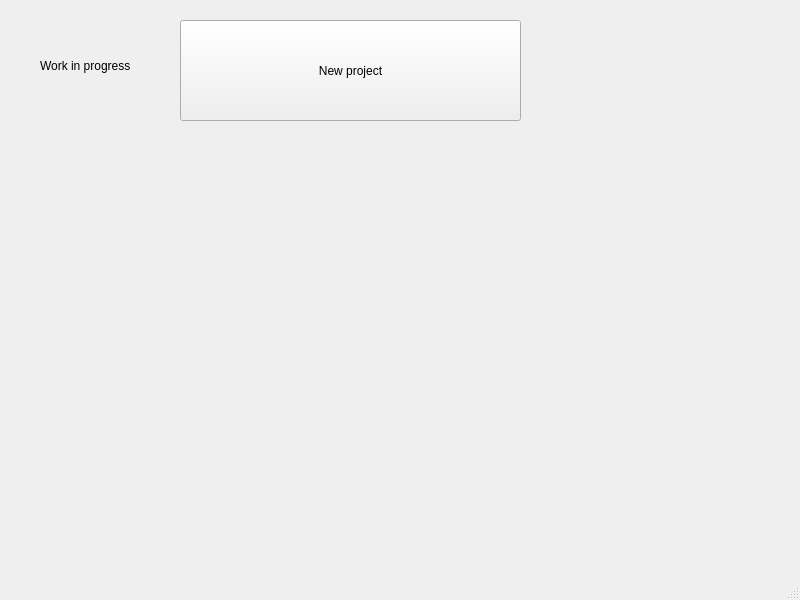
<?xml version="1.0" encoding="UTF-8"?>
<ui version="4.0">
 <class>MainWindow</class>
 <widget class="QMainWindow" name="MainWindow">
  <property name="geometry">
   <rect>
    <x>0</x>
    <y>0</y>
    <width>800</width>
    <height>600</height>
   </rect>
  </property>
  <property name="windowTitle">
   <string>MainWindow</string>
  </property>
  <widget class="QWidget" name="centralwidget">
   <widget class="QLabel" name="label">
    <property name="geometry">
     <rect>
      <x>40</x>
      <y>20</y>
      <width>171</width>
      <height>91</height>
     </rect>
    </property>
    <property name="text">
     <string>Work in progress</string>
    </property>
   </widget>
   <widget class="QPushButton" name="pushButton">
    <property name="geometry">
     <rect>
      <x>180</x>
      <y>20</y>
      <width>341</width>
      <height>101</height>
     </rect>
    </property>
    <property name="text">
     <string>New project</string>
    </property>
   </widget>
  </widget>
  <widget class="QMenuBar" name="menubar">
   <property name="geometry">
    <rect>
     <x>0</x>
     <y>0</y>
     <width>800</width>
     <height>25</height>
    </rect>
   </property>
  </widget>
  <widget class="QStatusBar" name="statusbar"/>
 </widget>
 <resources/>
 <connections/>
</ui>
